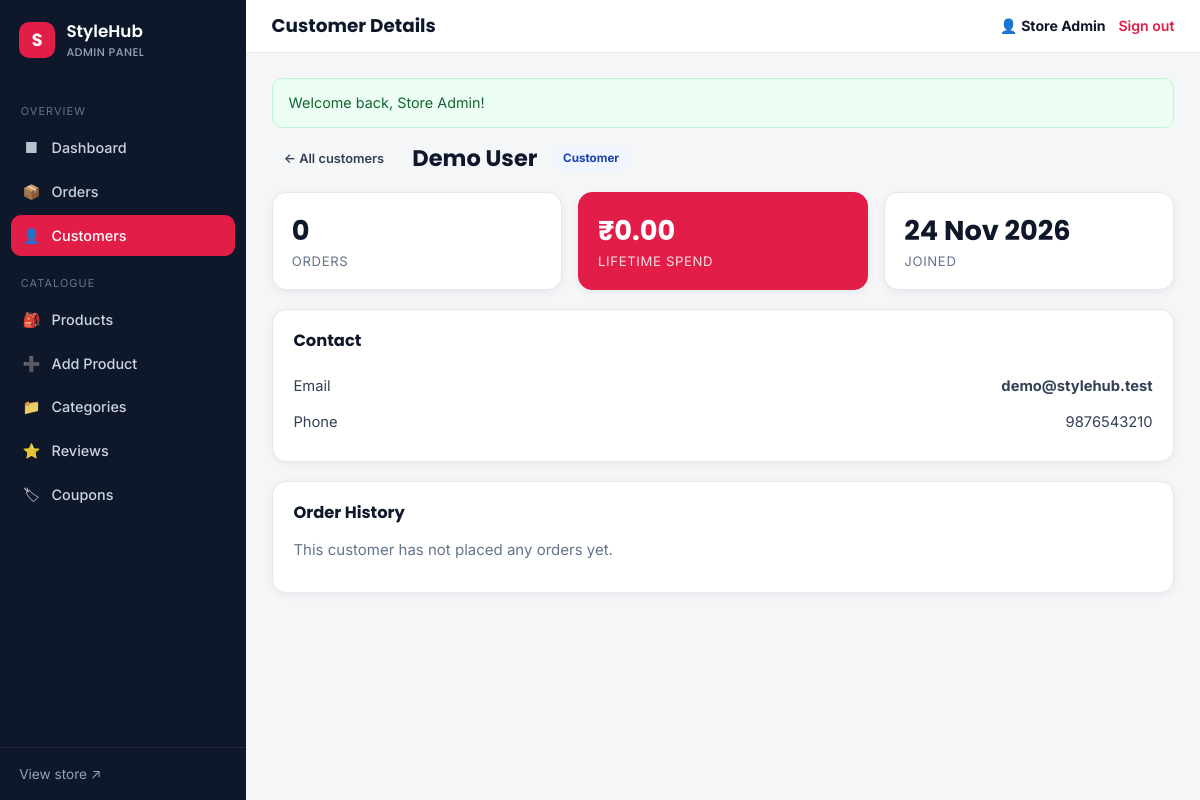
The app's page /admin/customer-detail.php?id=1 (signed in) with its own data.
### tables this page shows
CREATE TABLE IF NOT EXISTS users (
  id            INT AUTO_INCREMENT PRIMARY KEY,
  name          VARCHAR(120) NOT NULL,
  email         VARCHAR(190) NOT NULL UNIQUE,
  password_hash VARCHAR(255) NOT NULL,
  phone         VARCHAR(30)  DEFAULT NULL,
  role          ENUM('customer','admin') NOT NULL DEFAULT 'customer',
  created_at    DATETIME     NOT NULL DEFAULT CURRENT_TIMESTAMP
);

### includes/functions.php (called while the page is built, shortened)
<?php
require_once __DIR__ . '/../config/database.php';
function url(string $path = ''): string
{
    return BASE_PATH . '/' . ltrim($path, '/');
}
function e(?string $value): string
{
    return htmlspecialchars((string)$value, ENT_QUOTES, 'UTF-8');
}
function money($amount): string
{
    return CURRENCY . number_format((float)$amount, 2);
}
function get_flashes(): array
{
    $f = $_SESSION['flash'] ?? [];
    return $f;
}
function current_user(): ?array
{
    static $user = null;
    if ($user === null) {
        $stmt = db()->prepare('SELECT id, name, email, phone, role, created_at FROM users WHERE id = ?');
        $stmt->execute([$_SESSION['user_id']]);
        $user = $stmt->fetch() ?: null;
    }
    return $user;
}
function is_admin(): bool
{
    $u = current_user();
    return $u !== null && ($u['role'] ?? 'customer') === 'admin';
}
function require_admin(): void
{
    if (!is_admin()) {
        $_SESSION['redirect_after_login'] = $_SERVER['REQUEST_URI'] ?? url('admin/dashboard.php');
        set_flash('error', 'Administrator access required. Please sign in.');
        redirect('admin/login.php');
    }
}
    ob_start(); ?>

### config/database.php (called while the page is built, shortened)
<?php
function db(): PDO
{
    static $pdo = null;
    if ($pdo instanceof PDO) {
        return $pdo;
    }
    $dsn = sprintf('mysql:host=%s;port=%s;dbname=%s;charset=utf8mb4', DB_HOST, DB_PORT, DB_NAME);
    $options = [
        PDO::ATTR_ERRMODE            => PDO::ERRMODE_EXCEPTION,
        PDO::ATTR_DEFAULT_FETCH_MODE => PDO::FETCH_ASSOC,
        PDO::ATTR_EMULATE_PREPARES   => false,
    ];
    try {
        $pdo = new PDO($dsn, DB_USER, DB_PASS, $options);
    } catch (PDOException $e) {
        http_response_code(500);
        exit('<h2 style="font-family:sans-serif">Database connection failed</h2>'
            . '<p style="font-family:sans-serif">' . htmlspecialchars($e->getMessage()) . '</p>'
            . '<p style="font-family:sans-serif">Check the credentials in <code>config/config.php</code> '
            . 'and make sure you imported <code>database.sql</code>.</p>');
    }
    return $pdo;
}

### admin/customer-detail.php (the view, shortened to what this page needs)
<?php
require_once __DIR__ . '/../includes/functions.php';
require_admin();
$pdo = db();
$id  = (int)($_GET['id'] ?? 0);
$stmt = $pdo->prepare('SELECT * FROM users WHERE id = ?');
$stmt->execute([$id]);
$customer = $stmt->fetch();
$pageTitle = 'Customer Details';
$adminNav  = 'customers';
require __DIR__ . '/includes/header.php';
$oStmt = $pdo->prepare('SELECT o.*, (SELECT COUNT(*) FROM order_items i WHERE i.order_id = o.id) AS item_count
                        FROM orders o WHERE o.user_id = ? ORDER BY o.created_at DESC');
$oStmt->execute([$customer['id']]);
$orders = $oStmt->fetchAll();
$spent = 0.0;
?>
<div style="display:flex;align-items:center;gap:1rem;flex-wrap:wrap;margin-bottom:1.2rem">
    <a class="btn btn--ghost btn--sm" href="<?= e(url('admin/customers.php')) ?>">&larr; All customers</a>
    <h2 style="margin:0"><?= e($customer['name']) ?></h2>
    <?= $customer['role'] === 'admin' ? '<span class="badge badge-muted">Admin</span>' : '<span class="badge badge-info">Customer</span>' ?>
</div>
<div class="stat-grid" style="margin-bottom:1.2rem">
    <div class="stat"><div class="stat__num"><?= count($orders) ?></div><div class="stat__label">Orders</div></div>
    <div class="stat stat--accent"><div class="stat__num"><?= money($spent) ?></div><div class="stat__label">Lifetime Spend</div></div>
    <div class="stat"><div class="stat__num"><?= e(date('d M Y', strtotime($customer['created_at']))) ?></div><div class="stat__label">Joined</div></div>
</div>
<div class="panel">
    <h3>Contact</h3>
    <div class="summary-row"><span>Email</span><strong><?= e($customer['email']) ?></strong></div>
    <div class="summary-row"><span>Phone</span><span><?= e($customer['phone'] ?: '—') ?></span></div>
</div>
<div class="panel">
    <div class="panel__head"><h3>Order History</h3></div>
    <?php if (!$orders): ?>
        <p class="muted">This customer has not placed any orders yet.</p>
    <?php endif; ?>
</div>
<?php require __DIR__ . '/includes/footer.php'; ?>

### admin/includes/header.php (shortened to what this page needs)
<?php
require_once __DIR__ . '/../../includes/functions.php';
$__admin = current_user();
$__nav   = $adminNav ?? '';
$__title = $pageTitle ?? 'Admin';
$__links = [
    'dashboard'  => ['Dashboard',    'admin/dashboard.php',  '&#9632;'],
    'orders'     => ['Orders',       'admin/orders.php',     '&#128230;'],
    'customers'  => ['Customers',    'admin/customers.php',  '&#128100;'],
    'products'   => ['Products',     'admin/products.php',   '&#127890;'],
    'newproduct' => ['Add Product',  'admin/product-form.php', '&#10133;'],
    'categories' => ['Categories',   'admin/categories.php', '&#128193;'],
    'reviews'    => ['Reviews',      'admin/reviews.php',    '&#11088;'],
    'coupons'    => ['Coupons',      'admin/coupons.php',    '&#127991;'],
];
?>
<!DOCTYPE html>
<html lang="en">
<head>
    <link rel="stylesheet" href="<?= e(url('assets/css/admin.css')) ?>">
</head>
<body class="admin">
<div class="admin-shell">
    <aside class="admin-side" id="adminSide">
        <a class="admin-brand" href="<?= e(url('admin/dashboard.php')) ?>">
            <span class="admin-brand__mark">S</span>
            <span><?= e(SITE_NAME) ?><small>Admin Panel</small></span>
        </a>
        <nav class="admin-nav">
            <span class="admin-nav__label">Overview</span>
            <?php foreach (['dashboard', 'orders', 'customers'] as $k): ?>
                <a class="<?= $__nav === $k ? 'is-active' : '' ?>" href="<?= e(url($__links[$k][1])) ?>">
                    <span class="ic"><?= $__links[$k][2] ?></span> <?= e($__links[$k][0]) ?>
                </a>
            <?php endforeach; ?>
            <span class="admin-nav__label">Catalogue</span>
            <?php foreach (['products', 'newproduct', 'categories', 'reviews', 'coupons'] as $k): ?>
                <a class="<?= $__nav === $k ? 'is-active' : '' ?>" href="<?= e(url($__links[$k][1])) ?>">
                    <span class="ic"><?= $__links[$k][2] ?></span> <?= e($__links[$k][0]) ?>
                </a>
            <?php endforeach; ?>
        </nav>
        <div class="admin-side__foot">
            <a href="<?= e(url('index.php')) ?>" target="_blank" rel="noopener">View store &#8599;</a>
        </div>
    </aside>
    <div class="admin-main">
        <header class="admin-top">
            <h1 class="admin-top__title"><?= e($__title) ?></h1>
            <div class="admin-top__user">
                <span>&#128100; <strong><?= e($__admin['name'] ?? 'Admin') ?></strong></span>
                <a href="<?= e(url('admin/logout.php')) ?>">Sign out</a>
            </div>
        </header>
        <main class="admin-content">
            <?php foreach (get_flashes() as $f): ?>
                <div class="alert alert--<?= e($f['type']) ?>"><?= e($f['message']) ?></div>
            <?php endforeach; ?>

### records on screen
users: name "Store Admin"
users: name "Demo User", created_at "24 Nov 2026", email "demo@stylehub.test", phone "9876543210"

### other values on screen
SITE_NAME "StyleHub"
$__links[$k][2] "■"
$__links[$k][0] "Dashboard"
$__links[$k][2] "📦"
$__links[$k][0] "Orders"
$__links[$k][0] "Customers"
$__links[$k][2] "🎒"
$__links[$k][0] "Products"
$__links[$k][2] "➕"
$__links[$k][0] "Add Product"
$__links[$k][2] "📁"
$__links[$k][0] "Categories"
$__links[$k][2] "⭐"
$__links[$k][0] "Reviews"
$__links[$k][2] "🏷"
